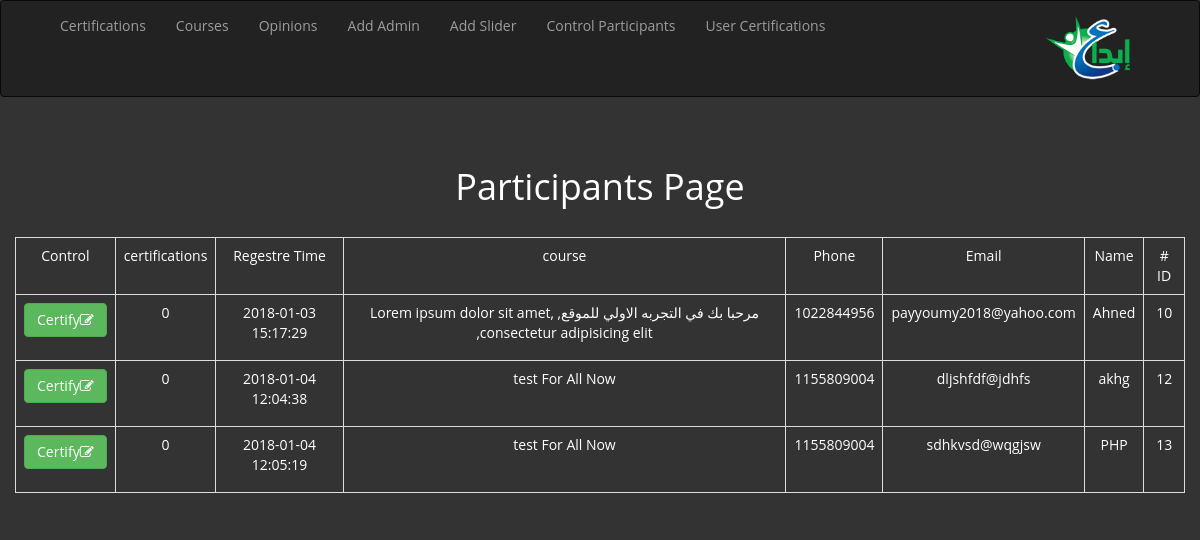
The app's page /Admin/participants.php (signed in) with its own data.
### tables this page shows
CREATE TABLE `participants` (
  `id` int(11) NOT NULL,
  `name` varchar(255) NOT NULL,
  `email` varchar(255) NOT NULL,
  `phone` int(14) NOT NULL,
  `course` varchar(255) NOT NULL,
  `R_time` datetime NOT NULL,
  `certification` tinyint(2) NOT NULL DEFAULT '0'
);

### Admin/participants.php (the view, shortened to what this page needs)
<!DOCTYPE html>
<html>
<head>
	<link rel="stylesheet" href="https://maxcdn.bootstrapcdn.com/bootstrap/3.3.7/css/bootstrap.min.css">
	<link rel="stylesheet" href="https://cdnjs.cloudflare.com/ajax/libs/font-awesome/4.7.0/css/font-awesome.min.css">
	<link rel="stylesheet" type="text/css" href="style.css">
</head>
<body>
<?php
	if ( isset($_SESSION['admin']) ) {
		$do = isset($_GET['do'])  ? $_GET['do']  : 'Manage' ;
	include '../connect.php';
	include "temps/navbar.php";
	if ($do == "Manage") {
	$stmt = $con -> prepare("SELECT * FROM participants");
	$stmt -> execute();
	$rows = $stmt -> fetchAll();
	?>
	<div class="container" id="main">
		<div class="row">
			<div class="col-xs-12"><h1 class="text-center" style="margin-bottom: 30px">Participants Page</h1></div>
			<table class="table table-bordered main-table text-center">
				<tr>
					<td># ID</td>
					<td>Name</td>
					<td>Email</td>
					<td>Phone</td>
					<td>course</td>
					<td>Regestre Time</td>
					<td>certifications</td>
					<td>Control</td>
				</tr>
				<?php
				foreach ($rows as $row) {
				echo "<tr>";
					echo "<td>".$row['id'] ."</td>";
					echo "<td>".$row['name'] ."</td>";
					echo "<td>".$row['email'] ."</td>";
					echo "<td>".$row['phone'] ."</td>";
					echo "<td>".$row['course'] ."</td>";
					echo "<td>".$row['R_time'] ."</td>";
					echo "<td>".$row['certification'] ."</td>";
					if ($row['certification'] == 0) {
						echo "<td>
						<a href='participants.php?do=Edit&itemid=". $row['id']."&cert=0'class='btn btn-success'  id='edit'><i class='fa fa-edit'></i>Certify</a>";
						echo "</td>";
					} elseif ($row['certification'] == 1) {
						echo "<td>
						<a href='participants.php?do=Edit&itemid=". $row['id']."&cert=1'class='btn btn-danger'  id='edit'><i class='fa fa-edit'></i>Delete Certify</a>";
						echo "</td>";
					}
				echo "</tr>";
				}
				?>
			</table>
		</div>
	</div>
<?php }
}  ?>

### Admin/style.css (style rules this page uses)
body { background-color: #333333; font-family: "Open Sans", Helvetica; color:#FFF; direction: rtl; }
#main h1 { color:#FFF; }
#main { margin-top:50px; }
#main table { color:#FFF; }
#main #edit { margin-bottom:15px; }

### records on screen
participants: id "10", name "Ahned", email "payyoumy2018@yahoo.com", phone "1022844956", course "مرحبا بك في التجربه الاولي للموقع, Lorem ipsum dolor sit amet, consectetur adipisicing elit,", R_time "2018-01-03 15:17:29", certification "0"
participants: id "12", name "akhg", email "dljshfdf@jdhfs", phone "1155809004", course "test For All Now", R_time "2018-01-04 12:04:38", certification "0"
participants: id "13", name "PHP", email "sdhkvsd@wqgjsw", phone "1155809004", course "test For All Now", R_time "2018-01-04 12:05:19", certification "0"
